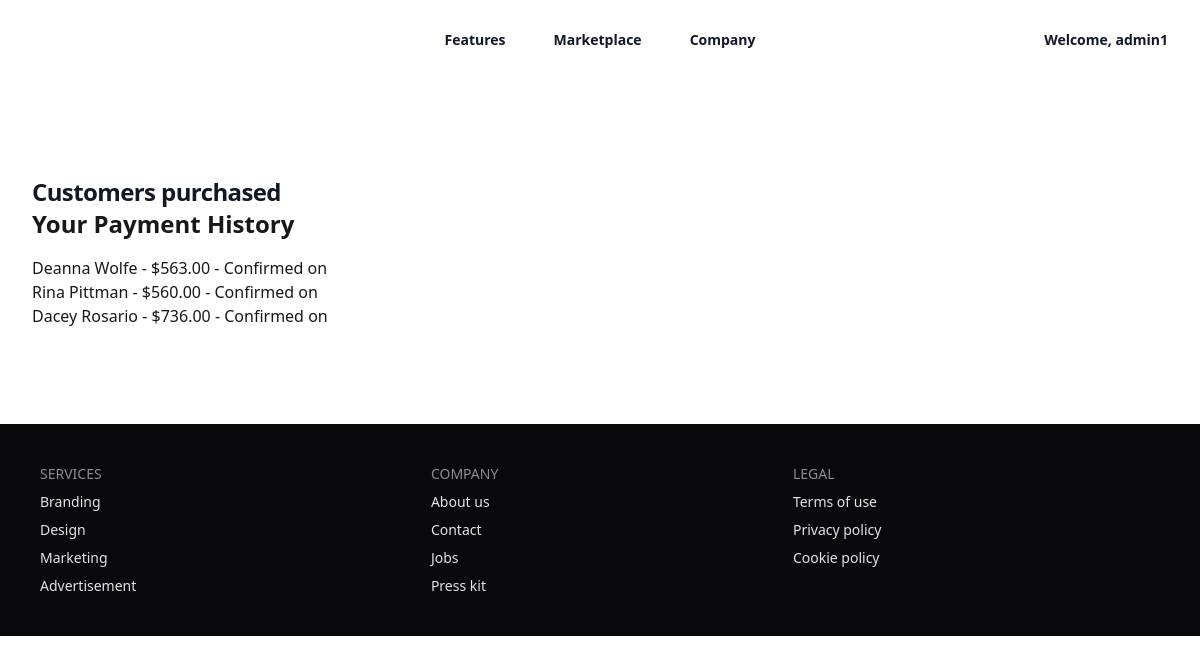
Page /payment-history/ (signed in) on the committed database.
### ecom/models.py (models this page shows, shortened)
class Payment(models.Model):
    user = models.ForeignKey(User, on_delete=models.CASCADE)
    product = models.ForeignKey(Product, on_delete=models.CASCADE)
    amount = models.DecimalField(max_digits=10, decimal_places=2)
    location = models.CharField(max_length=255)  # delivery location
    dispatch_fee = models.DecimalField(max_digits=6, decimal_places=2, default=0)
    status = models.CharField(max_length=20, default='Pending')
    timestamp = models.DateTimeField(auto_now_add=True)

class Product(models.Model):
    id = models.AutoField(primary_key=True)
    name = models.CharField(max_length=100)
    description = models.TextField()
    price = models.DecimalField(max_digits=10, decimal_places=2)
    image = models.ImageField(upload_to='products/')
    category = models.ForeignKey(Category, on_delete=models.CASCADE)
    created_at = models.DateTimeField(auto_now_add=True)
    is_sold = models.BooleanField(default=False)  # renamed for clarity
    sold_by = models.ForeignKey(User, on_delete=models.SET_NULL, null=True, blank=True, related_name='sold_products')
    sold_at = models.DateTimeField(null=True, blank=True)
    class Meta:
        ordering = ['-created_at']

### ecom/views.py (the view)
# urls.py: path('payment-history/', views.payment_history, name='payment_history'),
@login_required
def payment_history(request):
    payments = Payment.objects.filter(user=request.user).order_by('-timestamp')
    return render(request, 'payment_history.html', {'payments': payments})

### templates/payment_history.html
{% extends 'base.html' %}
{% block content %}
<h2 class="text-2xl font-bold mb-4">Your Payment History</h2>
<ul>
  {% for payment in payments %}
    <li>
      {{ payment.product.name }} - ${{ payment.amount }} - {{ payment.status }} on {{ payment.created_at|date:"Y-m-d" }}
    </li>
  {% empty %}
    <li>No payments yet.</li>
  {% endfor %}
</ul>
{% endblock %}

### templates/base.html (shortened to what this page needs)
{% load static %}
<!DOCTYPE html>
<html lang="en">
<head>
    <script src="https://cdn.tailwindcss.com"></script>
    <link href="https://cdn.jsdelivr.net/npm/daisyui@5" rel="stylesheet" />
</head>
<body>
    <header class="bg-white">
        <nav class="mx-auto flex max-w-7xl items-center justify-between p-6 lg:px-8" aria-label="Global">
            <div class="flex lg:flex-1">
                <a href=" {% url 'product_list' %} " class="-m-1.5 p-1.5">
                </a>
            </div>
            <div class="hidden lg:flex lg:gap-x-12">
                <a href="#" class="text-sm font-semibold text-gray-900">Features</a>
                <a href="#" class="text-sm font-semibold text-gray-900">Marketplace</a>
                <a href="#" class="text-sm font-semibold text-gray-900">Company</a>
            </div>
            {% if user.is_authenticated %}
            <div class="hidden lg:flex lg:items-center lg:space-x-4 lg:flex-1  lg:justify-end">
            <div class="flex flex-col items-center space-y-1">
           <div class="relative inline-block text-left">
           <button onclick="toggleDropdown()" class="flex items-center focus:outline-none">
            <span class="text-sm font-semibold text-gray-900"> Welcome, {{ user.username }}</span>
           </button>
         </div>
            {% else %}
            <div class="hidden lg:flex lg:flex-1 lg:justify-end">
            <a href="/login" class="btn btn-sm btn-primary">Login</a>
            </div>
            {% endif %}
        </nav>
    </header>
    <div class="bg-white">
        <div class="mx-auto max-w-2xl px-4 py-16 sm:px-6 sm:py-24 lg:max-w-7xl lg:px-8">
            <h2 class="text-2xl font-bold tracking-tight text-gray-900">Customers purchased</h2>
            {% block content %}
            {% endblock %}
        </div>
    </div>
    <footer class="footer sm:footer-horizontal bg-neutral text-neutral-content p-10">
        <nav>
            <h6 class="footer-title">Services</h6>
            <a class="link link-hover">Branding</a>
            <a class="link link-hover">Design</a>
            <a class="link link-hover">Marketing</a>
            <a class="link link-hover">Advertisement</a>
        </nav>
        <nav>
            <h6 class="footer-title">Company</h6>
            <a class="link link-hover">About us</a>
            <a class="link link-hover">Contact</a>
            <a class="link link-hover">Jobs</a>
            <a class="link link-hover">Press kit</a>
        </nav>
        <nav>
            <h6 class="footer-title">Legal</h6>
            <a class="link link-hover">Terms of use</a>
            <a class="link link-hover">Privacy policy</a>
            <a class="link link-hover">Cookie policy</a>
        </nav>
    </footer>
</body>
</html>

### rows in the picture
Payment: product.name "Deanna Wolfe", amount "563.00", status "Confirmed"
Payment: product.name "Rina Pittman", amount "560.00", status "Confirmed"
Payment: product.name "Dacey Rosario", amount "736.00", status "Confirmed"

### other values in the picture
{{ user.username }} "admin1"
